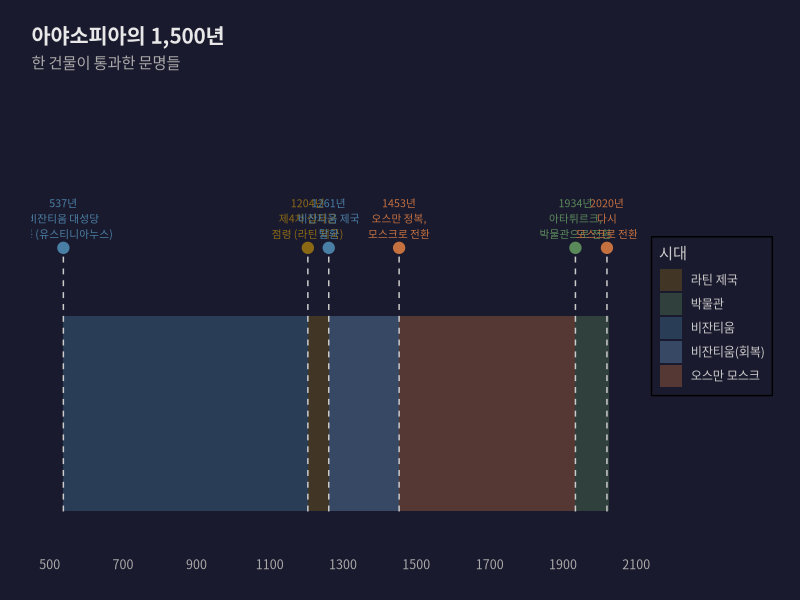
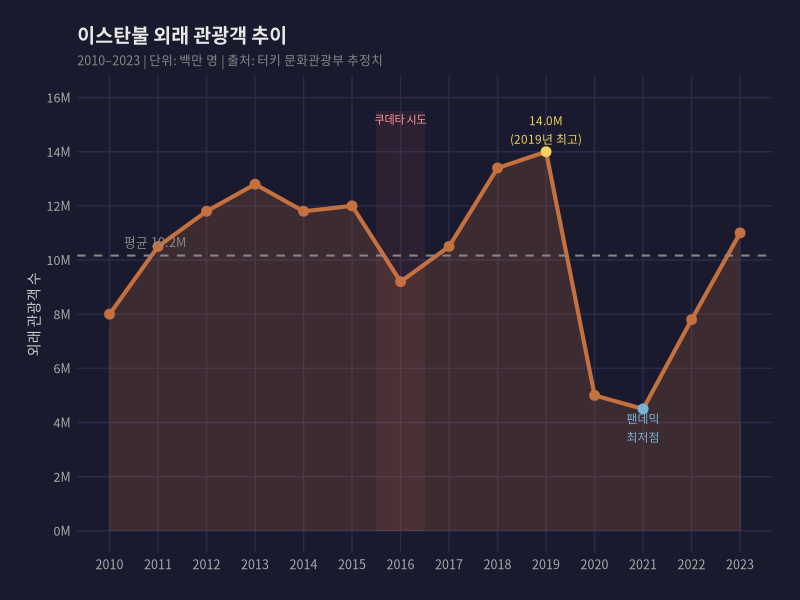
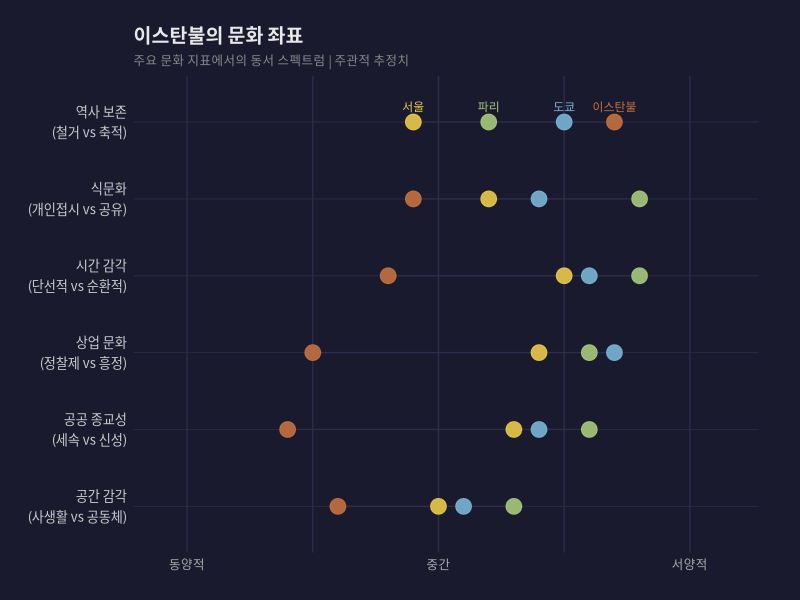
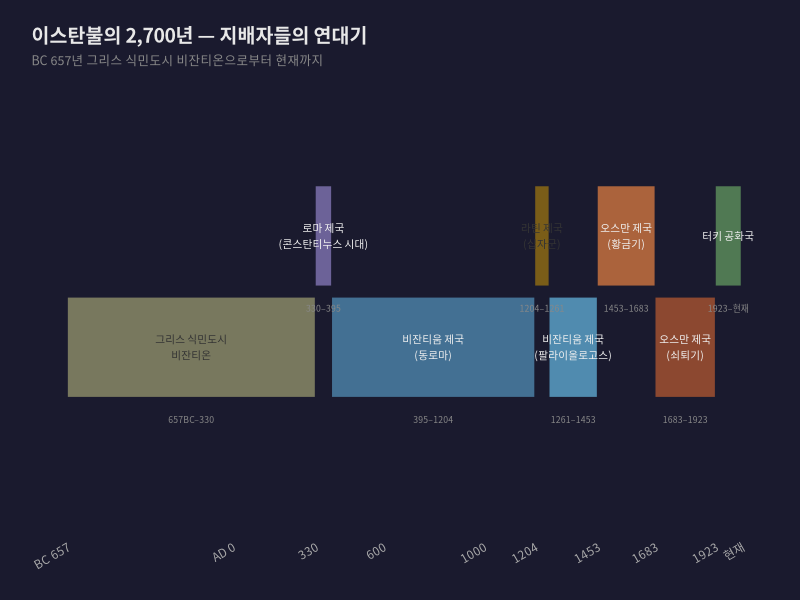
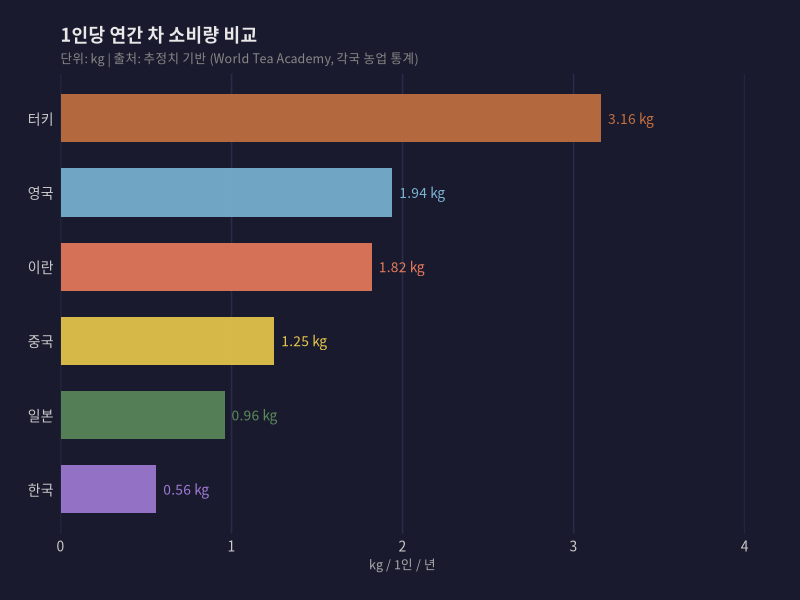

These charts were generated, in order, by the following R code:
## ---- chunk 1
#| label: fig-hagia-timeline
#| fig-cap: "아야소피아: 1,500년의 변신"
#| fig-width: 12
#| fig-height: 5

library(ggplot2)
library(dplyr)

events <- data.frame(
  year = c(537, 1204, 1261, 1453, 1934, 2020),
  event = c(
    "비잔티움 대성당\n완공 (유스티니아누스)",
    "제4차 십자군\n점령 (라틴 제국)",
    "비잔티움 제국\n탈환",
    "오스만 정복,\n모스크로 전환",
    "아타튀르크,\n박물관으로 전환",
    "다시\n모스크로 전환"
  ),
  era = c("비잔티움", "라틴 제국", "비잔티움", "오스만", "세속 공화국", "현대 터키"),
  era_color = c("#4a7fa5", "#8b6914", "#4a7fa5", "#c4703f", "#5a8a5a", "#c4703f")
)

era_spans <- data.frame(
  xmin = c(537, 1204, 1261, 1453, 1934),
  xmax = c(1204, 1261, 1453, 1934, 2026),
  era  = c("비잔티움", "라틴 제국", "비잔티움(회복)", "오스만 모스크", "박물관"),
  fill = c("#4a7fa5", "#8b6914", "#6a9fc5", "#c4703f", "#5a8a5a")
)

ggplot() +
  geom_rect(data = era_spans,
            aes(xmin = xmin, xmax = xmax, ymin = 0, ymax = 1, fill = era),
            alpha = 0.35) +
  geom_segment(data = events,
               aes(x = year, xend = year, y = 0, yend = 1.35),
               color = "#cccccc", linewidth = 0.5, linetype = "dashed") +
  geom_point(data = events,
             aes(x = year, y = 1.35, color = era_color),
             size = 3.5) +
  geom_text(data = events,
            aes(x = year, y = 1.5, label = paste0(year, "년\n", event),
                color = era_color),
            size = 2.7, hjust = 0.5, lineheight = 1.2,
            family = "Noto Sans CJK KR") +
  scale_fill_manual(values = setNames(era_spans$fill, era_spans$era)) +
  scale_color_identity() +
  scale_x_continuous(breaks = seq(500, 2100, by = 200),
                     limits = c(450, 2100),
                     expand = c(0, 0)) +
  scale_y_continuous(limits = c(-0.1, 2.1)) +
  labs(title = "아야소피아의 1,500년",
       subtitle = "한 건물이 통과한 문명들",
       x = NULL, y = NULL,
       fill = "시대") +
  theme_minimal(base_family = "Noto Sans CJK KR") +
  theme(
    plot.background = element_rect(fill = "#1a1a2e", color = NA),
    panel.background = element_rect(fill = "#1a1a2e", color = NA),
    panel.grid = element_blank(),
    axis.text.y = element_blank(),
    axis.text.x = element_text(color = "#aaaaaa", size = 9),
    plot.title = element_text(color = "#e8e8e8", size = 15, face = "bold"),
    plot.subtitle = element_text(color = "#aaaaaa", size = 11),
    legend.background = element_rect(fill = "#1a1a2e"),
    legend.text = element_text(color = "#cccccc"),
    legend.title = element_text(color = "#cccccc"),
    plot.margin = margin(20, 20, 20, 20)
  )
## ---- chunk 2
#| label: fig-istanbul-tourism
#| fig-cap: "이스탄불 연간 외래 관광객 추이 (2010–2023)"
#| fig-width: 10
#| fig-height: 5.5

tourism <- data.frame(
  year = 2010:2023,
  visitors_m = c(8.0, 10.5, 11.8, 12.8, 11.8, 12.0, 9.2, 10.5, 13.4, 14.0,
                 5.0, 4.5, 7.8, 11.0)
)

avg_val <- mean(tourism$visitors_m)

ggplot(tourism, aes(x = year, y = visitors_m)) +
  geom_area(fill = "#c4703f", alpha = 0.2) +
  geom_line(color = "#c4703f", linewidth = 1.4) +
  geom_point(aes(
    color = ifelse(visitors_m == max(visitors_m), "#f0d060",
                   ifelse(visitors_m == min(visitors_m[year >= 2015]), "#7ab3d4", "#c4703f"))
  ), size = 3) +
  scale_color_identity() +
  geom_hline(yintercept = avg_val, linetype = "dashed",
             color = "#888888", linewidth = 0.7) +
  annotate("text", x = 2010.3, y = avg_val + 0.5,
           label = paste0("평균 ", round(avg_val, 1), "M"),
           color = "#888888", size = 3.2, hjust = 0,
           family = "Noto Sans CJK KR") +
  annotate("text", x = 2019, y = 14.8,
           label = "14.0M\n(2019년 최고)",
           color = "#f0d060", size = 3, hjust = 0.5, lineheight = 1.3,
           family = "Noto Sans CJK KR") +
  annotate("text", x = 2021, y = 3.8,
           label = "팬데믹\n최저점",
           color = "#7ab3d4", size = 3, hjust = 0.5, lineheight = 1.3,
           family = "Noto Sans CJK KR") +
  annotate("rect", xmin = 2015.5, xmax = 2016.5,
           ymin = 0, ymax = 15.5, alpha = 0.08, fill = "#ff6666") +
  annotate("text", x = 2016, y = 15.2,
           label = "쿠데타 시도",
           color = "#ff9999", size = 2.8, hjust = 0.5,
           family = "Noto Sans CJK KR") +
  scale_x_continuous(breaks = 2010:2023) +
  scale_y_continuous(limits = c(0, 16),
                     breaks = seq(0, 16, by = 2),
                     labels = function(x) paste0(x, "M")) +
  labs(
    title = "이스탄불 외래 관광객 추이",
    subtitle = "2010–2023 | 단위: 백만 명 | 출처: 터키 문화관광부 추정치",
    x = NULL, y = "외래 관광객 수"
  ) +
  theme_minimal(base_family = "Noto Sans CJK KR") +
  theme(
    plot.background = element_rect(fill = "#1a1a2e", color = NA),
    panel.background = element_rect(fill = "#1a1a2e", color = NA),
    panel.grid.major = element_line(color = "#2a2a4a", linewidth = 0.5),
    panel.grid.minor = element_blank(),
    axis.text = element_text(color = "#aaaaaa", size = 9),
    axis.title = element_text(color = "#cccccc", size = 10),
    plot.title = element_text(color = "#e8e8e8", size = 14, face = "bold"),
    plot.subtitle = element_text(color = "#888888", size = 9),
    plot.margin = margin(20, 20, 20, 20)
  )
## ---- chunk 3
#| label: fig-east-west-spectrum
#| fig-cap: "이스탄불의 문화 좌표 — 주요 지표에서의 동서 스펙트럼"
#| fig-width: 11
#| fig-height: 6.5

library(ggplot2)
library(dplyr)
library(tidyr)

# 각 지표에서 이스탄불, 도쿄(동양 기준), 파리(서양 기준)의 위치 (0=동, 100=서)
spectrum_data <- data.frame(
  dimension = c(
    "식문화\n(개인접시 vs 공유)",
    "시간 감각\n(단선적 vs 순환적)",
    "공공 종교성\n(세속 vs 신성)",
    "상업 문화\n(정찰제 vs 흥정)",
    "공간 감각\n(사생활 vs 공동체)",
    "역사 보존\n(철거 vs 축적)"
  ),
  istanbul = c(45, 40, 20, 25, 30, 85),
  tokyo    = c(70, 80, 70, 85, 55, 75),
  paris    = c(90, 90, 80, 80, 65, 60),
  seoul    = c(60, 75, 65, 70, 50, 45)
)

long_data <- spectrum_data %>%
  pivot_longer(cols = c(istanbul, tokyo, paris, seoul),
               names_to = "city", values_to = "score") %>%
  mutate(
    city_label = recode(city,
                        "istanbul" = "이스탄불",
                        "tokyo"    = "도쿄",
                        "paris"    = "파리",
                        "seoul"    = "서울"),
    city_color = recode(city,
                        "istanbul" = "#c4703f",
                        "tokyo"    = "#7ab3d4",
                        "paris"    = "#a5c87a",
                        "seoul"    = "#e8c84a")
  )

ggplot(long_data, aes(x = score, y = dimension, color = city_color, group = city)) +
  geom_line(aes(group = dimension), color = "#333355", linewidth = 0.5, alpha = 0.5) +
  geom_point(size = 5, alpha = 0.9) +
  geom_text(data = long_data %>% filter(dimension == "역사 보존\n(철거 vs 축적)"),
            aes(label = city_label, color = city_color),
            vjust = -1.2, size = 3, family = "Noto Sans CJK KR") +
  scale_color_identity() +
  scale_x_continuous(
    limits = c(-5, 108),
    breaks = c(0, 25, 50, 75, 100),
    labels = c("동양적", "", "중간", "", "서양적")
  ) +
  labs(
    title = "이스탄불의 문화 좌표",
    subtitle = "주요 문화 지표에서의 동서 스펙트럼 | 주관적 추정치",
    x = NULL, y = NULL
  ) +
  theme_minimal(base_family = "Noto Sans CJK KR") +
  theme(
    plot.background = element_rect(fill = "#1a1a2e", color = NA),
    panel.background = element_rect(fill = "#1a1a2e", color = NA),
    panel.grid.major.x = element_line(color = "#2a2a4a", linewidth = 0.5),
    panel.grid.major.y = element_line(color = "#2a2a4a", linewidth = 0.3),
    panel.grid.minor = element_blank(),
    axis.text.x = element_text(color = "#aaaaaa", size = 9),
    axis.text.y = element_text(color = "#cccccc", size = 9.5, lineheight = 1.3),
    plot.title = element_text(color = "#e8e8e8", size = 14, face = "bold"),
    plot.subtitle = element_text(color = "#888888", size = 9),
    plot.margin = margin(20, 30, 20, 20)
  )
## ---- chunk 4
#| label: fig-civilizational-timeline
#| fig-cap: "이스탄불을 거쳐간 지배자들 — 문명의 연대기"
#| fig-width: 12
#| fig-height: 7

library(ggplot2)
library(dplyr)

rulers <- data.frame(
  name  = c(
    "그리스 식민도시\n비잔티온",
    "로마 제국\n(콘스탄티누스 시대)",
    "비잔티움 제국\n(동로마)",
    "라틴 제국\n(십자군)",
    "비잔티움 제국\n(팔라이올로고스)",
    "오스만 제국\n(황금기)",
    "오스만 제국\n(쇠퇴기)",
    "터키 공화국"
  ),
  start = c(-657, 330, 395, 1204, 1261, 1453, 1683, 1923),
  end   = c(330, 395, 1204, 1261, 1453, 1683, 1923, 2026),
  fill  = c("#888866", "#7a6faa", "#4a7fa5", "#8b6914",
            "#5a9fc5", "#c4703f", "#a05030", "#5a8a5a"),
  y_pos = c(3, 5, 3, 5, 3, 5, 3, 5)
)

rulers <- rulers %>%
  mutate(duration = end - start,
         midpoint = (start + end) / 2)

ggplot(rulers) +
  geom_rect(aes(xmin = start, xmax = end,
                ymin = y_pos - 0.9, ymax = y_pos + 0.9,
                fill = fill),
            alpha = 0.85, color = "#1a1a2e", linewidth = 0.3) +
  geom_text(aes(x = midpoint, y = y_pos, label = name,
                color = ifelse(fill %in% c("#888866","#8b6914"), "#333333", "#f0f0f0")),
            size = 2.7, lineheight = 1.25, family = "Noto Sans CJK KR") +
  geom_text(aes(x = midpoint, y = y_pos - 1.3,
                label = paste0(abs(start), ifelse(start < 0,"BC",""), "–",
                               ifelse(end == 2026, "현재", end)),
                color = "#888888"),
            size = 2.2, family = "Noto Sans CJK KR") +
  scale_fill_identity() +
  scale_color_identity() +
  scale_x_continuous(
    breaks = c(-657, 0, 330, 600, 1000, 1204, 1453, 1683, 1923, 2026),
    labels = c("BC 657", "AD 0", "330", "600", "1000",
               "1204", "1453", "1683", "1923", "현재"),
    limits = c(-800, 2150),
    expand = c(0, 0)
  ) +
  scale_y_continuous(limits = c(0, 7.5)) +
  labs(
    title = "이스탄불의 2,700년 — 지배자들의 연대기",
    subtitle = "BC 657년 그리스 식민도시 비잔티온으로부터 현재까지",
    x = NULL, y = NULL
  ) +
  theme_minimal(base_family = "Noto Sans CJK KR") +
  theme(
    plot.background = element_rect(fill = "#1a1a2e", color = NA),
    panel.background = element_rect(fill = "#1a1a2e", color = NA),
    panel.grid = element_blank(),
    axis.text.x = element_text(color = "#aaaaaa", size = 8.5, angle = 30, hjust = 1),
    axis.text.y = element_blank(),
    plot.title = element_text(color = "#e8e8e8", size = 14, face = "bold"),
    plot.subtitle = element_text(color = "#888888", size = 9),
    plot.margin = margin(20, 20, 20, 20)
  )
## ---- chunk 5
#| label: fig-tea-culture-compare
#| fig-cap: "차 문화 비교 — 한국, 터키, 일본, 영국 (1인당 연간 소비량 추정치)"
#| fig-width: 9
#| fig-height: 5

tea_data <- data.frame(
  country = c("터키", "중국", "영국", "일본", "한국", "이란"),
  kg_per_capita = c(3.16, 1.25, 1.94, 0.96, 0.56, 1.82),
  color = c("#c4703f", "#e8c84a", "#7ab3d4", "#5a8a5a", "#a07ad4", "#e87a5a")
)

tea_data <- tea_data %>% arrange(desc(kg_per_capita))

ggplot(tea_data, aes(x = reorder(country, kg_per_capita), y = kg_per_capita, fill = color)) +
  geom_col(width = 0.65, alpha = 0.9) +
  geom_text(aes(label = paste0(kg_per_capita, " kg"), color = color),
            hjust = -0.15, size = 3.5, family = "Noto Sans CJK KR") +
  scale_fill_identity() +
  scale_color_identity() +
  scale_y_continuous(limits = c(0, 4), expand = c(0, 0)) +
  coord_flip() +
  labs(
    title = "1인당 연간 차 소비량 비교",
    subtitle = "단위: kg | 출처: 추정치 기반 (World Tea Academy, 각국 농업 통계)",
    x = NULL, y = "kg / 1인 / 년"
  ) +
  theme_minimal(base_family = "Noto Sans CJK KR") +
  theme(
    plot.background = element_rect(fill = "#1a1a2e", color = NA),
    panel.background = element_rect(fill = "#1a1a2e", color = NA),
    panel.grid.major.y = element_blank(),
    panel.grid.major.x = element_line(color = "#2a2a4a", linewidth = 0.5),
    panel.grid.minor = element_blank(),
    axis.text = element_text(color = "#cccccc", size = 10),
    axis.title.x = element_text(color = "#aaaaaa", size = 9),
    plot.title = element_text(color = "#e8e8e8", size = 13, face = "bold"),
    plot.subtitle = element_text(color = "#888888", size = 9),
    plot.margin = margin(20, 40, 20, 20)
  )
